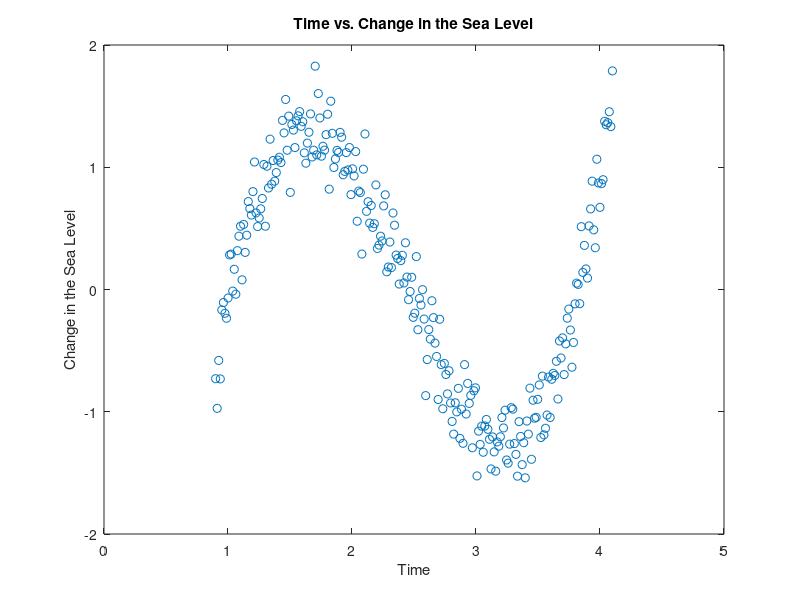

MATLAB code to generate this figure: (Note: this script raises an error after producing the figure.)
function TEAM34PS05Q2
% This function loads the daaset that represents what a tidal gauge
% measures on a windy day and draws a scatter plot of the data with the
% least-squares fit overlaid on top of the data

load ('noisier_tide')
close all

figure
hold on
box on
xlabel ('Time')
ylabel('Change in the Sea Level')
title('Time vs. Change in the Sea Level')
scatter(x,y)             % Generate a scatter plot of the data points
[nr,nc] = size(x);
[a,ConNum,theta] = polylsq(x,y,nr,3);
fprintf('The angle theta between the last two columns is %s \n',theta)
Reala = [-11 55/3 -17/2 7/6];
PredY = polyval(flip(a),x);
plot(x,PredY)            % Plot the least squares fit

% Create a vector that stores the absolute error for each of the polynomial
% fit coefficients with respect to the given coefficients
if length(a) == length (Reala)
AbsError = zeros(length(a),1);
for j = 1:length(a)
    AbsError(j) = abs(a(j)-Reala(j));
end
end

end
